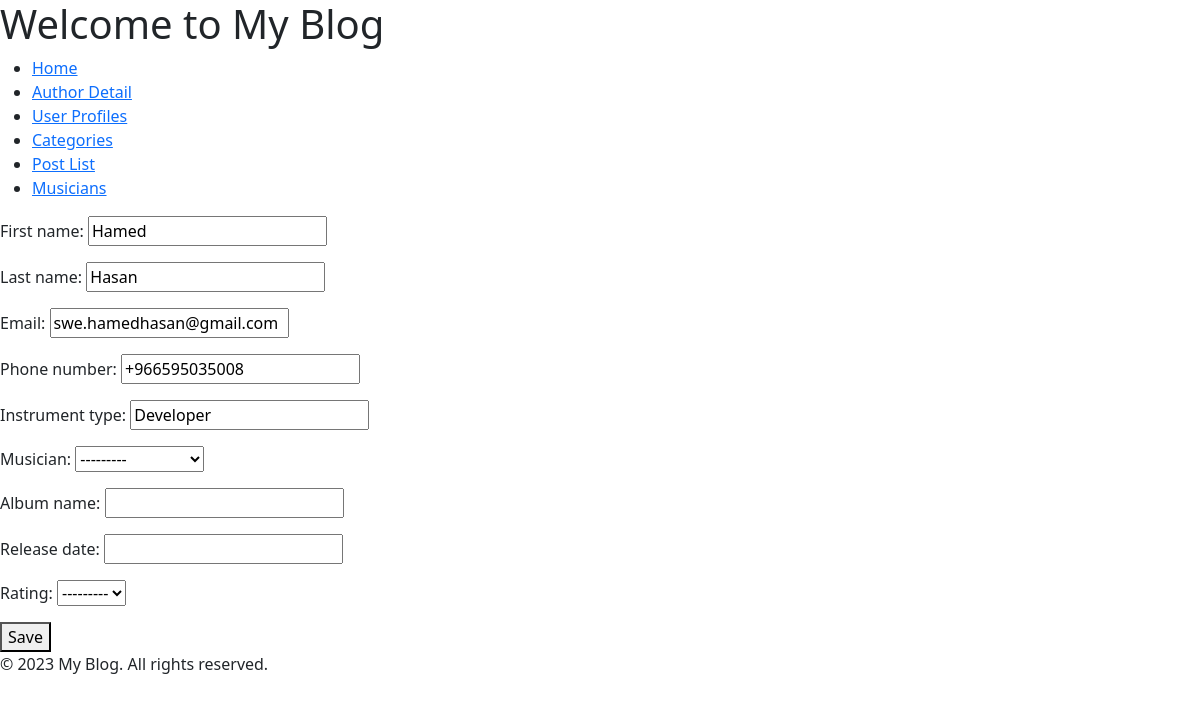
Page /musicians_directory/musician/1/ on the committed database.
### musicians_directory/models.py (models this page shows)
class Musician(models.Model):
    first_name = models.CharField(max_length=100)
    last_name = models.CharField(max_length=100)
    email = models.EmailField()
    phone_number = models.CharField(max_length=15)
    instrument_type = models.CharField(max_length=100)
    def __str__(self):
        return f"{self.first_name} {self.last_name}"

### musicians_directory/views.py (the view)
# urls.py: path('musician/<int:musician_id>/', musician_create_or_update, name='musician_update'),
def musician_create_or_update(request, musician_id=None):
    musician = get_object_or_404(Musician, pk=musician_id) if musician_id else None
    album = Album()
    if request.method == 'POST':
        musician_form = MusicianForm(request.POST, instance=musician)
        album_form = AlbumForm(request.POST, instance=album)
        if musician_form.is_valid() and album_form.is_valid():
            musician = musician_form.save()
            album.musician = musician
            album = album_form.save()
            return redirect('musician_list')
    else:
        musician_form = MusicianForm(instance=musician)
        album_form = AlbumForm(instance=album)
    return render(request, 'musician_form.html', {'musician_form': musician_form, 'album_form': album_form})

### musicians_directory/forms.py
class MusicianForm(forms.ModelForm):
    class Meta:
        model = Musician
        fields = '__all__'

class AlbumForm(forms.ModelForm):
    class Meta:
        model = Album
        fields = '__all__'

### musicians_directory/templates/musician_form.html (shortened to what this page needs)
{% extends 'base.html' %}
{% block content %}
<form method="post">
    {{ musician_form.as_p }}
    {{ album_form.as_p }}
    <button type="submit">Save</button>
  </form>
{% endblock %}

### rows in the picture
Musician: first_name "Hamed", last_name "Hasan", email "swe.hamedhasan@gmail.com", phone_number "+966595035008", instrument_type "Developer"
